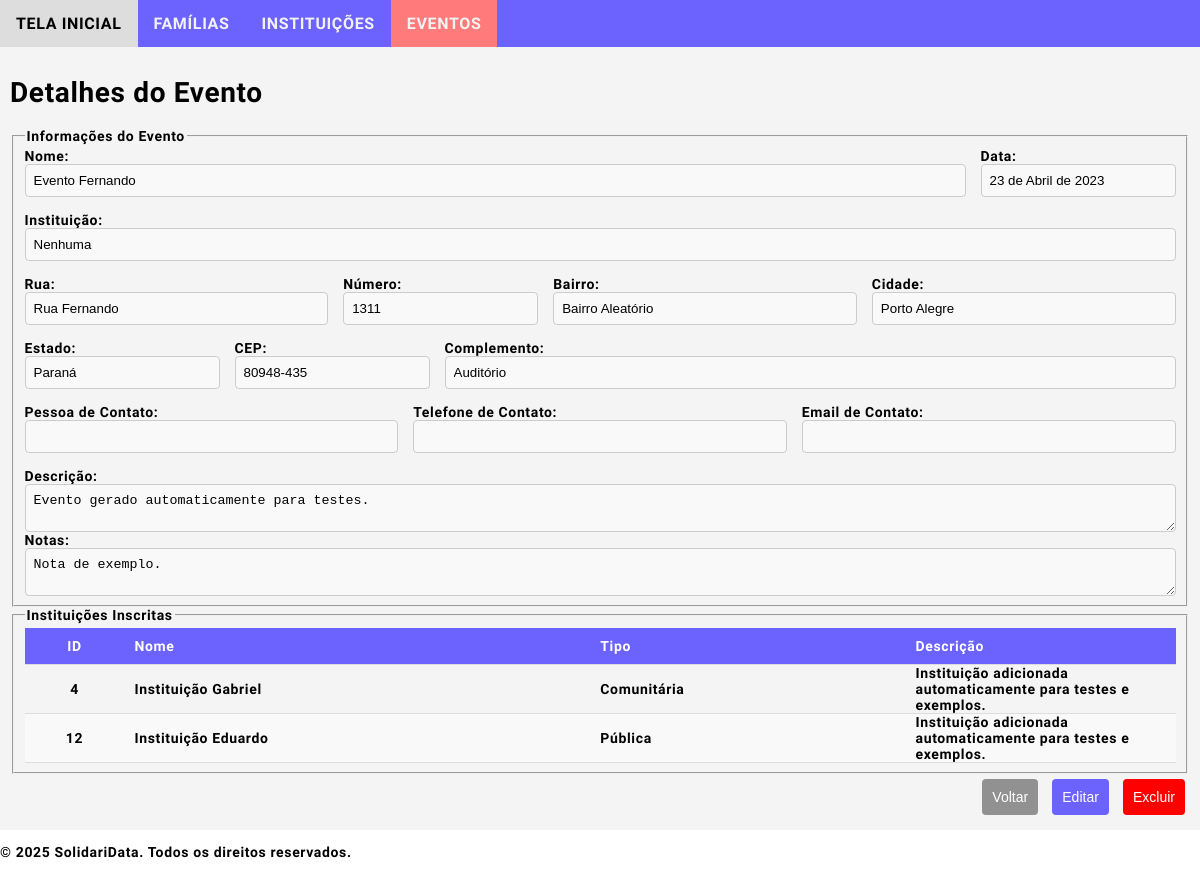
Page /sdata/events/1/ on the earlier database version.
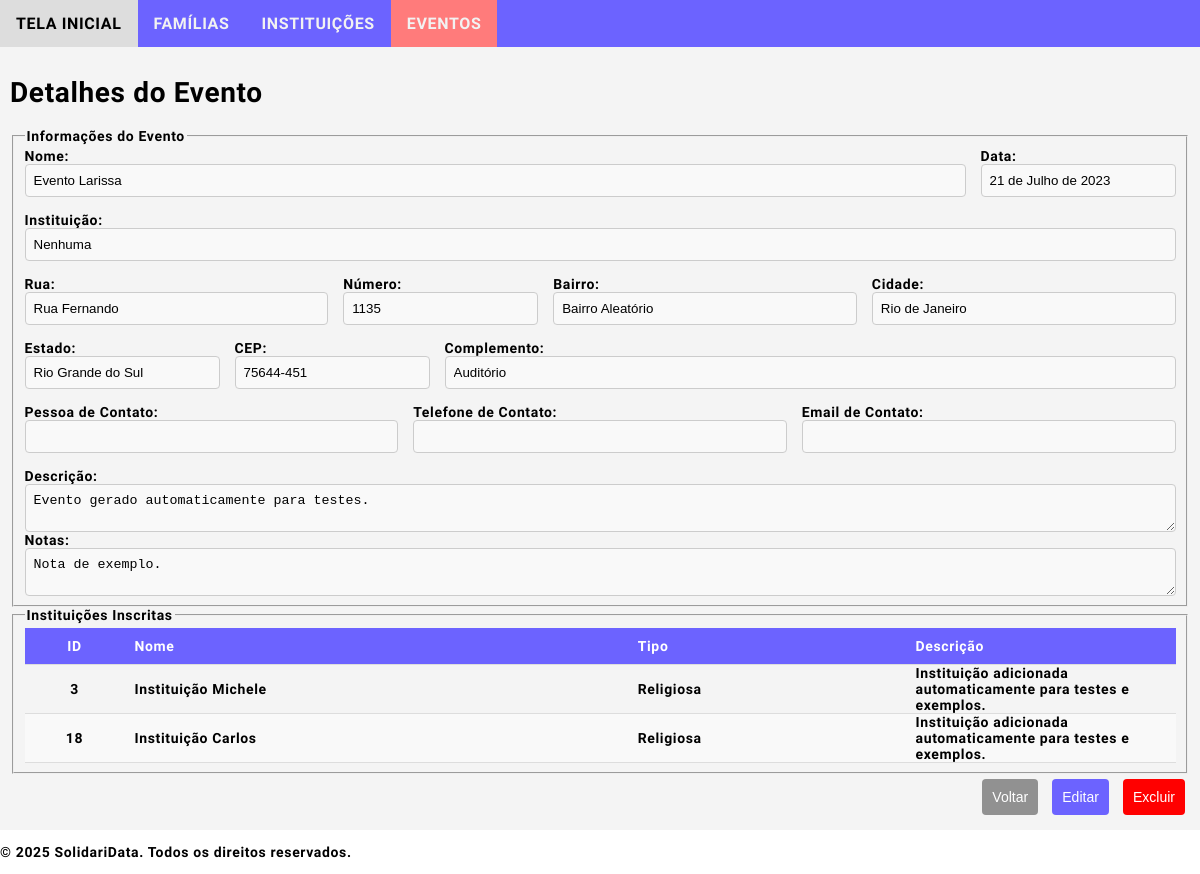
Same page on the later database version.
### sdata/models.py (models this page shows, shortened)
class Event(models.Model):
    event_id = models.AutoField(primary_key=True)
    event_name = models.CharField(max_length=100, db_index=True)
    event_date = models.DateField()
    event_location_street = models.CharField(max_length=65)
    event_location_number = models.CharField(max_length=10)
    event_location_neighborhood = models.CharField(max_length=65)
    event_location_city = models.CharField(max_length=65)
    event_location_state = models.CharField(max_length=2, choices=Family.BRAZILIAN_STATES, blank=True, default='SP')
    event_location_zipcode = models.CharField(max_length=10, blank=True)
    event_location_complement = models.CharField(max_length=255, blank=True)
    event_institution = models.ForeignKey(
        Institution,
        on_delete=models.SET_NULL,  # Use SET_NULL to allow the field to be null if the institution is deleted
        blank=True,
        null=True,  # Add null=True to allow null values
        related_name="events"
    )
    event_website = models.URLField(blank=True)
    event_social_media = models.CharField(max_length=255, blank=True)
    event_contact_person = models.CharField(max_length=100, blank=True)
    event_contact_phone = models.CharField(max_length=15, blank=True)
    event_contact_email = models.EmailField(blank=True)
    event_description = models.TextField(blank=True)
    event_note = models.TextField(blank=True)
    event_created = models.DateTimeField(auto_now_add=True)
    event_updated = models.DateTimeField(auto_now=True)

class Institution(models.Model):
    institution_id = models.AutoField(primary_key=True)
    institution_name = models.CharField(max_length=100, db_index=True)
    institution_type = models.CharField(max_length=11, choices=[('comunitária', 'Comunitária'), ('privada', 'Privada'), ('pública', 'Pública'), ('religiosa', 'Religiosa'), ('outra', 'Outra')], blank=True)
    institution_cnpj = models.CharField(max_length=18, unique=True, blank=True)
    institution_address_street = models.CharField(max_length=65)
    institution_address_number = models.CharField(max_length=10)
    institution_address_neighborhood = models.CharField(max_length=65)
    institution_address_city = models.CharField(max_length=65)
    institution_address_state = models.CharField(max_length=2, choices=Family.BRAZILIAN_STATES, blank=True, default='SP')
    institution_address_zipcode = models.CharField(max_length=10, blank=True)
    institution_address_complement = models.CharField(max_length=255, blank=True)
    institution_phone = models.CharField(max_length=15, blank=True)
    institution_email = models.EmailField(blank=True)
    institution_website = models.URLField(blank=True)
    institution_social_media = models.CharField(max_length=255, blank=True)
    institution_description = models.TextField(blank=True)
    institution_note = models.TextField(blank=True)
    institution_created = models.DateTimeField(auto_now_add=True)
    institution_updated = models.DateTimeField(auto_now=True)

### sdata/views.py (the view)
# urls.py: path('sdata/events/<int:pk>/', views.event_detail, name='event_detail'),
def event_detail(request, pk):
    event = get_object_or_404(Event, pk=pk)
    signed_up_institutions = Institution.objects.filter(
        institution_events__institution_event_event=event
    )
    return render(request, 'sdata/event_detail.html', {
        'event': event,
        'signed_up_institutions': signed_up_institutions,
    })

### sdata/templates/sdata/event_detail.html (shortened to what the changed rows need)
{% extends "sdata/base.html" %}
{% block content %}
<h1>Detalhes do Evento</h1>
<fieldset>
    <div class="form-row">
        <div class="form-group">
            <label for="event_name">Nome:</label>
            <input type="text" id="event_name" name="event_name"
                   value="{{ event.event_name }}" readonly class="form-control">
        </div>
        <div class="form-group-1">
            <label for="event_date">Data:</label>
            <input type="text" id="event_date" name="event_date"
                   value="{{ event.event_date }}" readonly class="form-control">
        </div>
    </div>
    <div class="form-row">
        <div class="form-group">
            <label for="event_institution">Instituição:</label>
            <input type="text" id="event_institution" name="event_institution"
                   value="{{ event.event_institution|default_if_none:'Nenhuma' }}" readonly class="form-control">
        </div>
    </div>
    <div class="form-row">
        <div class="form-group">
            <label for="event_location_street">Rua:</label>
            <input type="text" id="event_location_street" name="event_location_street"
                   value="{{ event.event_location_street }}" readonly class="form-control">
        </div>
        <div class="form-group-1">
            <label for="event_location_number">Número:</label>
            <input type="text" id="event_location_number" name="event_location_number"
                   value="{{ event.event_location_number }}" readonly class="form-control">
        </div>
        <div class="form-group">
            <label for="event_location_neighborhood">Bairro:</label>
            <input type="text" id="event_location_neighborhood" name="event_location_neighborhood"
                   value="{{ event.event_location_neighborhood }}" readonly class="form-control">
        </div>
        <div class="form-group">
            <label for="event_location_city">Cidade:</label>
            <input type="text" id="event_location_city" name="event_location_city"
                   value="{{ event.event_location_city }}" readonly class="form-control">
        </div>
    </div>
    <div class="form-row">
        <div class="form-group-1">
            <label for="event_location_state">Estado:</label>
            <input type="text" id="event_location_state" name="event_location_state"
                   value="{{ event.get_event_location_state_display }}" readonly class="form-control">
        </div>
        <div class="form-group-1">
            <label for="event_location_zipcode">CEP:</label>
            <input type="text" id="event_location_zipcode" name="event_location_zipcode"
                   value="{{ event.event_location_zipcode }}" readonly class="form-control">
        </div>
        <div class="form-group">
            <label for="event_location_complement">Complemento:</label>
            <input type="text" id="event_location_complement" name="event_location_complement"
                   value="{{ event.event_location_complement }}" readonly class="form-control">
        </div>
    </div>
    <div class="form-group">
        <label for="event_description">Descrição:</label>
        <textarea id="event_description" name="event_description" readonly class="form-control">{{ event.event_description }}</textarea>
    </div>
    <div class="form-group">
        <label for="event_note">Notas:</label>
        <textarea id="event_note" name="event_note" readonly class="form-control">{{ event.event_note }}</textarea>
    </div>
</fieldset>
<fieldset>
    <table>
        <thead>
            <tr>
                <th>ID</th>
                <th>Nome</th>
                <th>Tipo</th>
                <th>Descrição</th>
            </tr>
        </thead>
        <tbody>
            {% for institution in signed_up_institutions %}
            <tr>
                <td>{{ institution.institution_id }}</td>
                <td>{{ institution.institution_name }}</td>
                <td>{{ institution.get_institution_type_display }}</td>
                <td>{{ institution.institution_description|default_if_none:"Sem descrição" }}</td>
            </tr>
            {% empty %}
            <tr>
                <td colspan="4" style="text-align: center;">Nenhuma instituição inscrita.</td>
            </tr>
            {% endfor %}
        </tbody>
    </table>
</fieldset>
{% endblock %}

Differences in the rows shown:
no longer on this page (row edited): Institution: institution_id "4", institution_name "Instituição Gabriel", institution_type "Comunitária", institution_description "Instituição adicionada automaticamente para testes e exemplos."
no longer on this page (row edited): Institution: institution_id "12", institution_name "Instituição Eduardo", institution_type "Pública", institution_description "Instituição adicionada automaticamente para testes e exemplos."
changed Event "Nenhuma": event_name "Evento Fernando" → "Evento Larissa"; event_date "23 de Abril de 2023" → "21 de Julho de 2023"; event_location_number "1311" → "1135"; event_location_city "Porto Alegre" → "Rio de Janeiro"; event_location_state "Paraná" → "Rio Grande do Sul"; event_location_zipcode "80948-435" → "75644-451"
now on this page (row edited): Institution: institution_id "3", institution_name "Instituição Michele", institution_type "Religiosa", institution_description "Instituição adicionada automaticamente para testes e exemplos."
now on this page (row edited): Institution: institution_id "18", institution_name "Instituição Carlos", institution_type "Religiosa", institution_description "Instituição adicionada automaticamente para testes e exemplos."
